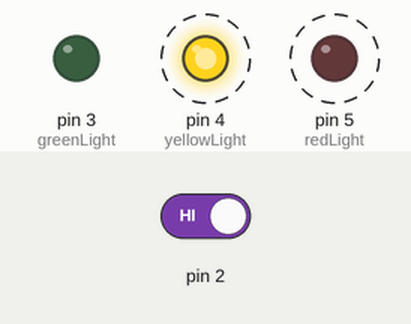
A sketch run on a simulated Arduino Uno, built with avr-gcc and run on an emulated ATmega328P. Parts: output pins drawn as LEDs (lit = HIGH). Dashed ring = blinking. The test bench sets the inputs (shaded band); at power-on: pin 2 HIGH.

Above: at 6.8 s.
6.9 s: pin 2 driven LOW
At 9.5 s:
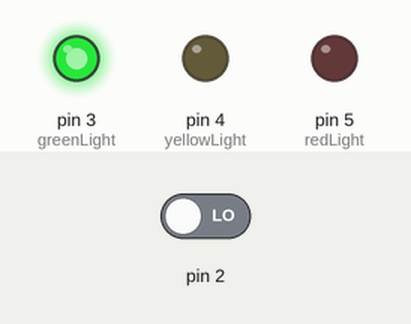
10.8 s: pin 2 driven HIGH
At 10.87 s:
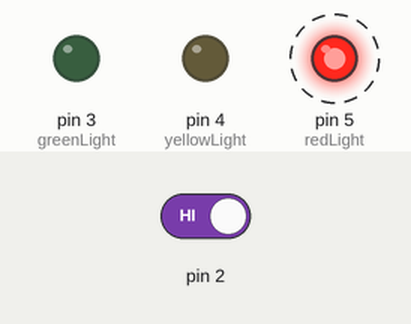
Timing chart, 0 to 20.7 s (numbered marks = the images above; inputs shaded):
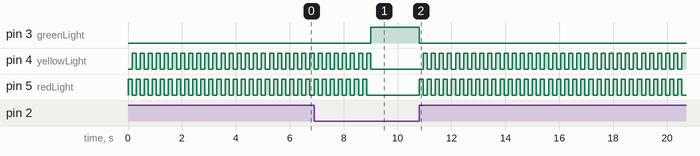

Measured:
- after the input at 6.9 s, pin 3 (greenLight): LOW → HIGH after 2.1 s; pin 4 (yellowLight): goes on until 9.0 s, then stays LOW; pin 5 (redLight): goes on until 8.9 s, then stays LOW
- after the input at 10.8 s, pin 3 (greenLight): HIGH → LOW at once; pin 4 (yellowLight): alternates HIGH for 0.15 s and LOW for 0.15 s, starting after 0.15 s; pin 5 (redLight): alternates HIGH for 0.15 s and LOW for 0.15 s, starting at once
- by itself, pin 4 (yellowLight), pin 5 (redLight): alternates HIGH for 0.15 s and LOW for 0.15 s

The sketch:

spaceship-interface.ino
```cpp
int switchState = 0;
int greenLight = 3;
int yellowLight = 4;
int redLight = 5;

int flashSpeed = 150;
int resetSpeed = 250;

void setup() {
  pinMode(3, OUTPUT);
  pinMode(4, OUTPUT);
  pinMode(5, OUTPUT);
  pinMode(2, INPUT);

}

void loop() {
  switchState = digitalRead(2);

  if (switchState == LOW) {

    digitalWrite(greenLight, HIGH);
    digitalWrite(yellowLight, LOW);
    digitalWrite(redLight, LOW);

    }

  else {

    int i;
    digitalWrite(greenLight, LOW);

    for (i = 0; i < 10; i = i + 1) {
      digitalWrite(yellowLight, LOW);
      digitalWrite(redLight, HIGH);
      delay(flashSpeed);

      digitalWrite(yellowLight, HIGH);
      digitalWrite(redLight, LOW);
      delay(flashSpeed);

    }

    }
}
```
